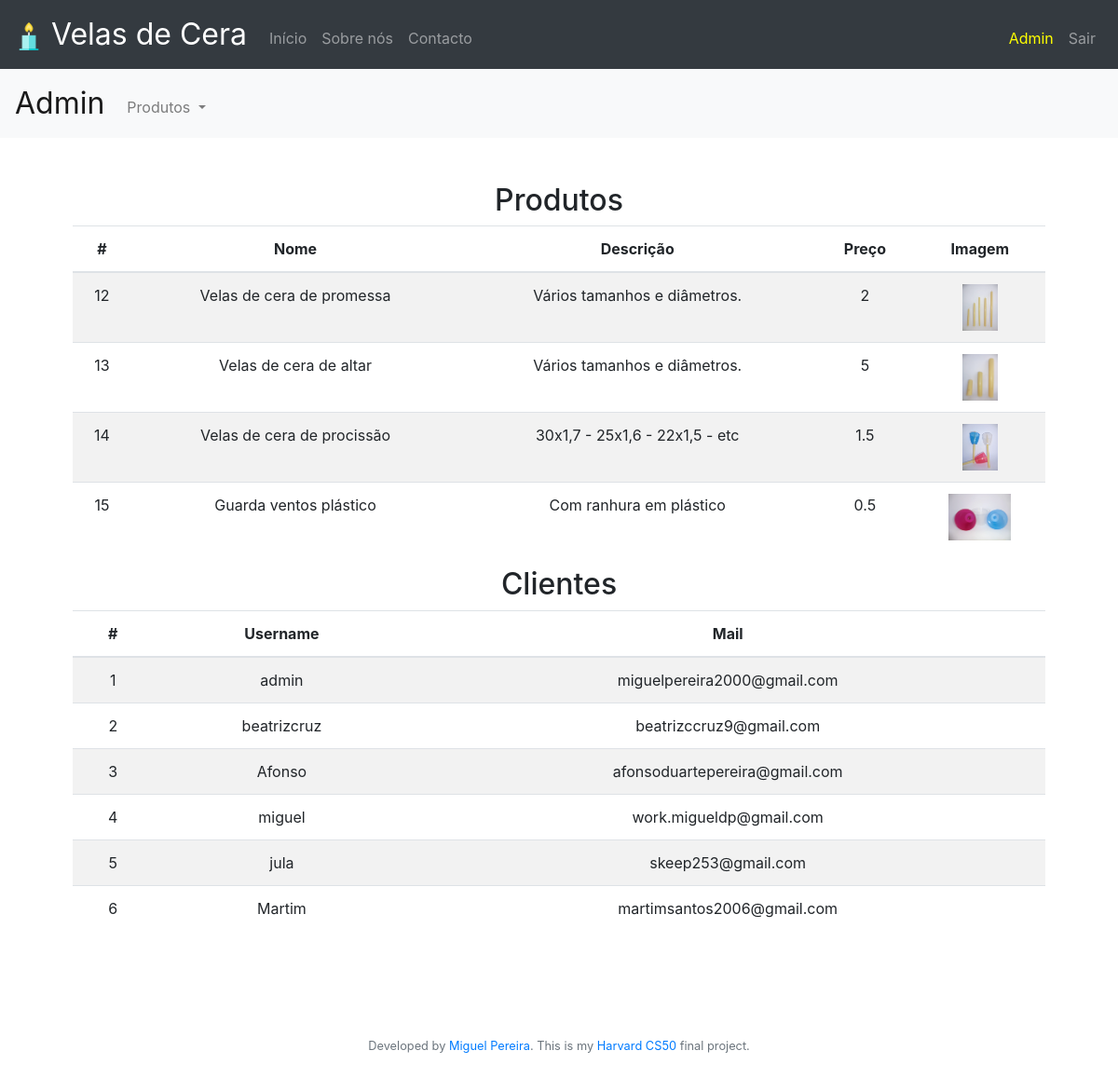
The page /admin (signed in) on the database its author committed.
### tables this page shows
CREATE TABLE produtos (
id integer not null primary key autoincrement,
image text,
name text not null,
desc text, price numeric);

CREATE TABLE users (id integer not null primary key autoincrement, username text not null, hash text not null, mail text not null unique, tipo text not null);

### app.py (the view)
@app.route("/admin", methods=["GET", "POST"])
@admin_login_required
def admin():
    produtos = db.execute("select id, name, desc, price, image from produtos")
    users = db.execute("select id, username, mail from users")
    return render_template("adminIndex.html", produtos=produtos, users = users)

### app.py (called while the page is built)
@app.after_request
def after_request(response):
    response.headers["Cache-Control"] = "no-cache, no-store, must-revalidate"
    response.headers["Expires"] = 0
    response.headers["Pragma"] = "no-cache"
    return response

def admin_login_required(f):
    @wraps(f)
    def decorated_function(*args, **kwargs):
        if session.get("user_id") is None:
            return redirect("/login")
        else:
            rows = db.execute("select * from users where id = :id", id=session.get("user_id"))
            if len(rows) != 1 or rows[0]["tipo"] != "admin":
                return apology("Não és admin", 400)
        return f(*args, **kwargs)
    return decorated_function

### templates/adminIndex.html (shortened to what this page needs)
{% extends "admin.html" %}
{% block mainAdmin %}
    <table class="table table-striped">
        <thead>
            <h2>
                Produtos
            </h2>
            <tr>
                <th>#</th>
                <th>Nome</th>
                <th>Descrição</th>
                <th>Preço</th>
                <th>Imagem</th>
            </tr>
        </thead>
        <tbody>
        {% for produto in produtos %}
            <tr>
                <td>{{ produto.id }}</td>
                <td>{{ produto.name }}</td>
                <td>{{ produto.desc }}</td>
                <td>{{ produto.price }}</td>
                <td>
                    <img src="/static/image/uploads/{{ produto.image }}" style="object-fit:scale-down; height: 50px;">
                </td>
            </tr>
        {% endfor %}
        </tbody>
    </table>
    <table class="table table-striped">
        <thead>
            <h2>
                Clientes
            </h2>
            <tr>
                <th>#</th>
                <th>Username</th>
                <th>Mail</th>
            </tr>
        </thead>
        <tbody>
        {% for cliente in users %}
            <tr>
                <td>{{ cliente.id }}</td>
                <td>{{ cliente.username }}</td>
                <td>{{ cliente.mail }}</td>
            </tr>
        {% endfor %}
        </tbody>
    </table>
{% endblock %}

### static/styles.css (style rules this page uses)
main img { max-width: 100%; }

### rows shown on the page
produtos: id "12", name "Velas de cera de promessa", desc "Vários tamanhos e diâmetros.", price "2", image (picture)
produtos: id "13", name "Velas de cera de altar", desc "Vários tamanhos e diâmetros.", price "5", image (picture)
produtos: id "14", name "Velas de cera de procissão", desc "30x1,7 - 25x1,6 - 22x1,5 - etc", price "1.5", image (picture)
produtos: id "15", name "Guarda ventos plástico", desc "Com ranhura em plástico", price "0.5", image (picture)
users: id "1", username "admin", mail "miguelpereira2000@gmail.com"
users: id "2", username "beatrizcruz", mail "beatrizccruz9@gmail.com"
users: id "3", username "Afonso", mail "afonsoduartepereira@gmail.com"
users: id "4", username "miguel", mail "work.migueldp@gmail.com"
users: id "5", username "jula", mail "skeep253@gmail.com"
users: id "6", username "Martim", mail "martimsantos2006@gmail.com"
